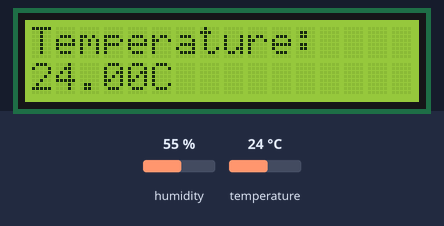
A sketch run on a simulated Arduino Uno, built with avr-gcc and run on an emulated ATmega328P. Shown: 16×2 character LCD. The inputs (shaded band) are chosen by the test bench; at power-on: humidity 55 %, temperature 24 °C.

Above: at 1.2 s.
1.3 s: humidity set to 22 %
At 15.2 s:
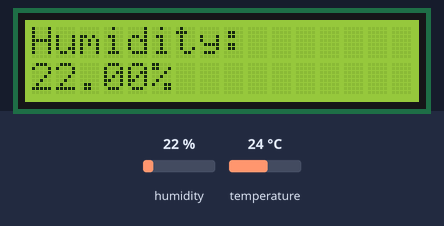
15.3 s: temperature set to 12 °C
At 20.8 s:
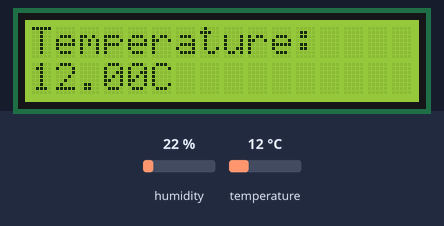
26.7 s: humidity set to 40 %
At 36.3 s:
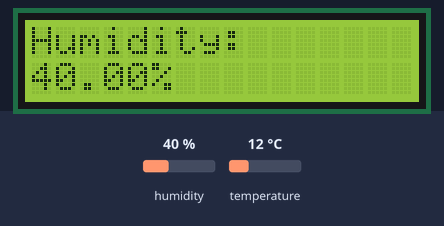
40.7 s: temperature set to 19 °C
At 51.5 s:
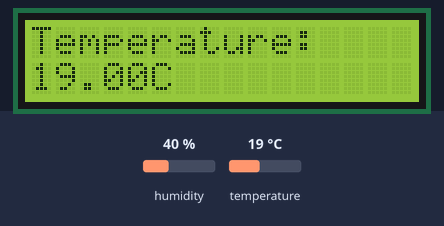
Timing chart, 0 to 52.9 s (numbered marks = the images above; inputs shaded):
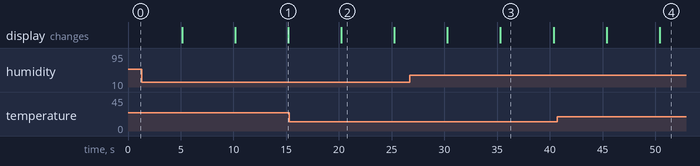

Measured:
- after the input at 1.3 s, the display: first differs from a run without the input after 13.9 s (image 1)
- after the input at 15.3 s, the display: changes after 4.9 s (image 2)
- after the input at 26.7 s, the display: first differs from a run without the input after 8.6 s (image 3)
- after the input at 40.7 s, the display: first differs from a run without the input after 9.7 s (image 4)
- what the display in image 2 shows lasts 5.0 s, from 20.2 s to 25.2 s

The sketch:

temperature_humidity_lcd.ino
```cpp
#include <LiquidCrystal_I2C.h>
#include "dht.h"

// initialize the library by associating any needed LCD interface pin
// with the arduino pin number it is connected to

LiquidCrystal_I2C lcd(0x27, 16, 2); // set the LCD address to 0x27 for a 16 chars and 2 line display


#define dht_apin A0 // Analog Pin sensor is connected to
dht DHT;

void setup() {
  lcd.init();         // initialize the lcd
  lcd.backlight();    // Turn on the LCD screen backlight
}

void loop() {
  //read sensor data
  DHT.read11(dht_apin);

  //output temperature data on the display
  lcd.setCursor(0, 0);
  lcd.print("Temperature:");
  lcd.setCursor(0, 1);
  lcd.print(DHT.temperature);
  lcd.print("C");

  //Wait 5 seconds before displaying the humidity
  delay(5000);
  lcd.clear();

  //output humidity data on the display
  lcd.setCursor(0, 0);
  lcd.print("Humidity:");
  lcd.setCursor(0, 1);
  lcd.print(DHT.humidity);
  lcd.print("%");

  //Wait 5 seconds before accessing sensor again.
  delay(5000);
}
```
